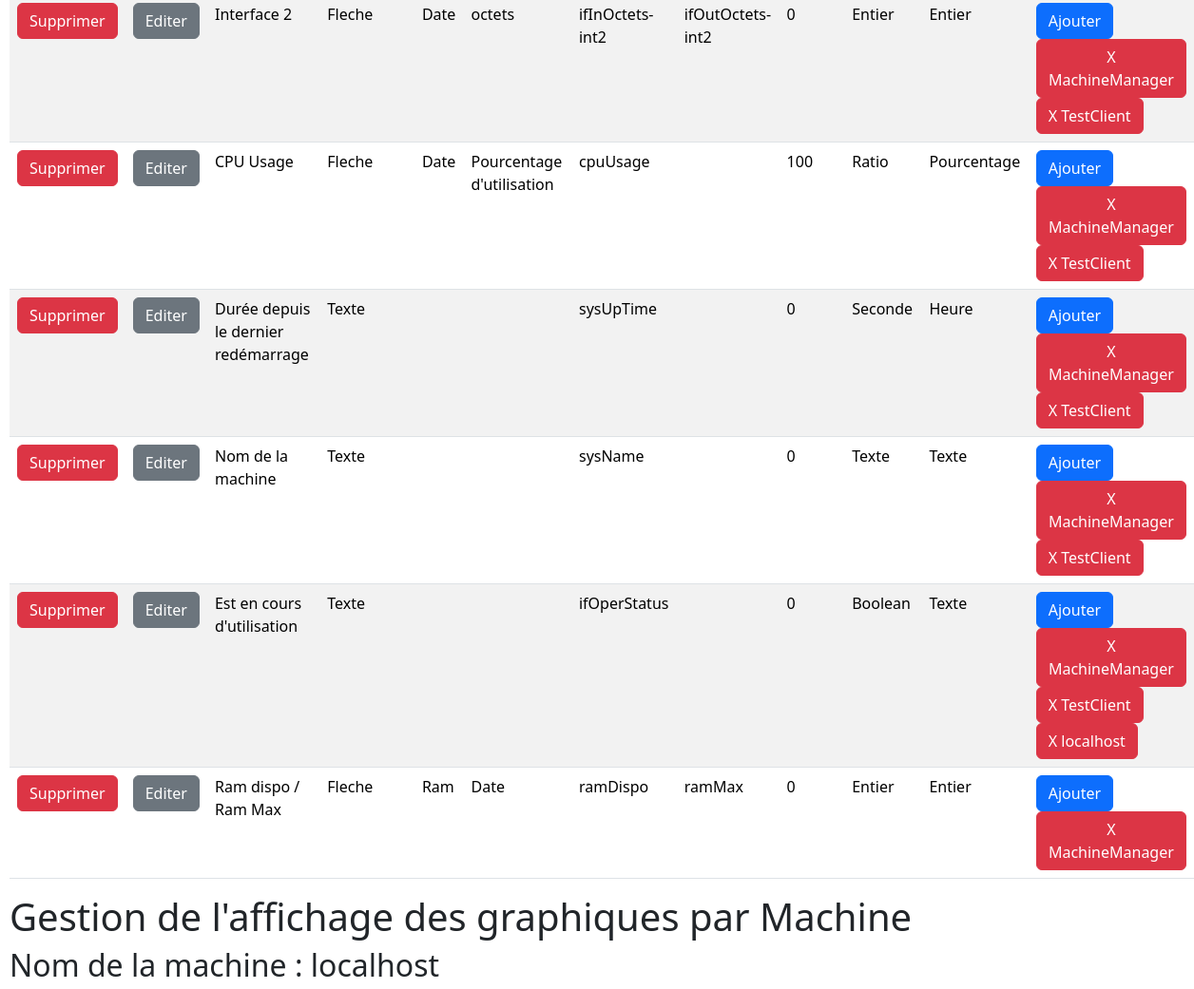
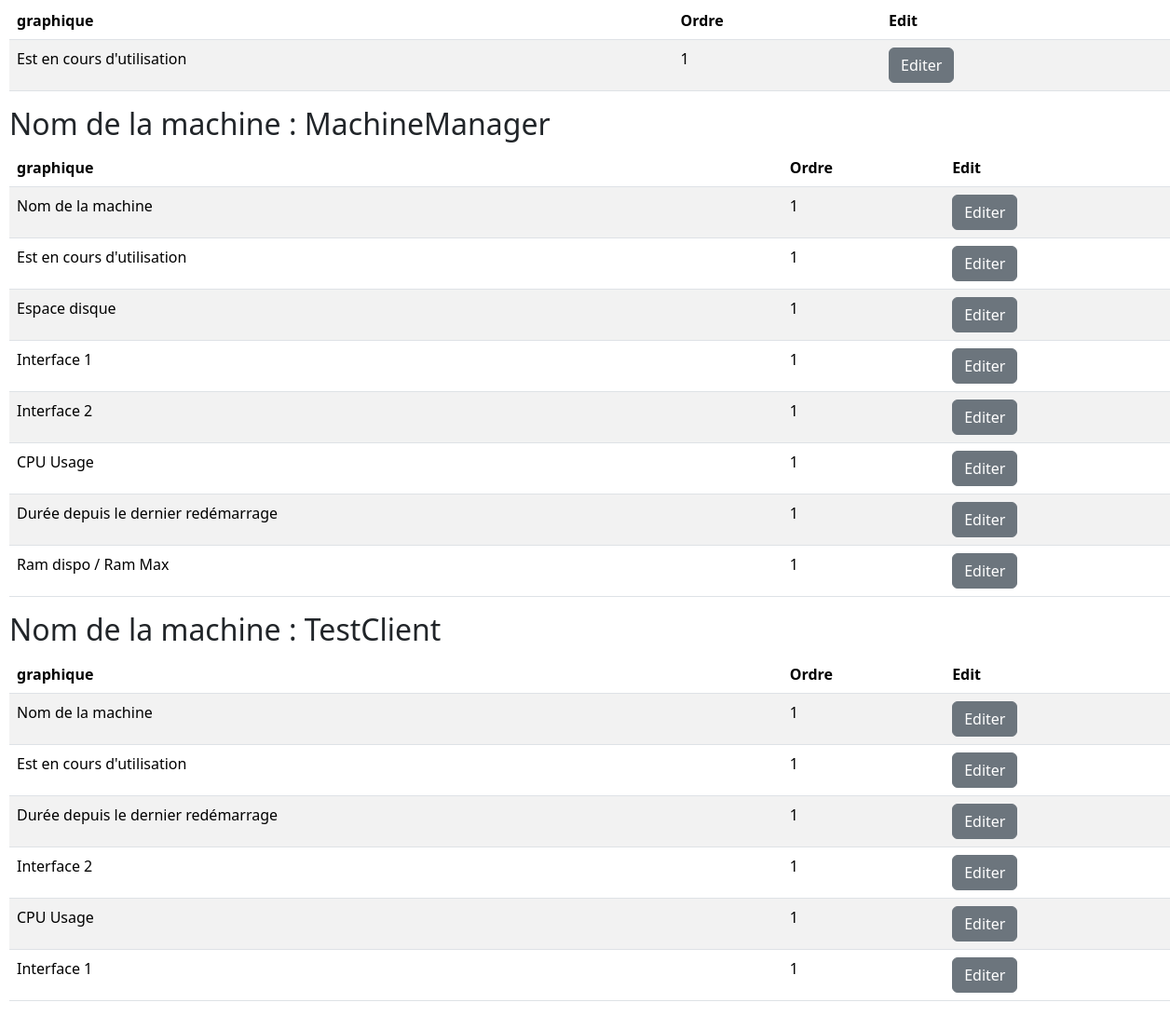
The page /menu_principal/graphiques (signed in, lower part) on the database as committed earlier (2 pictures, top to bottom).
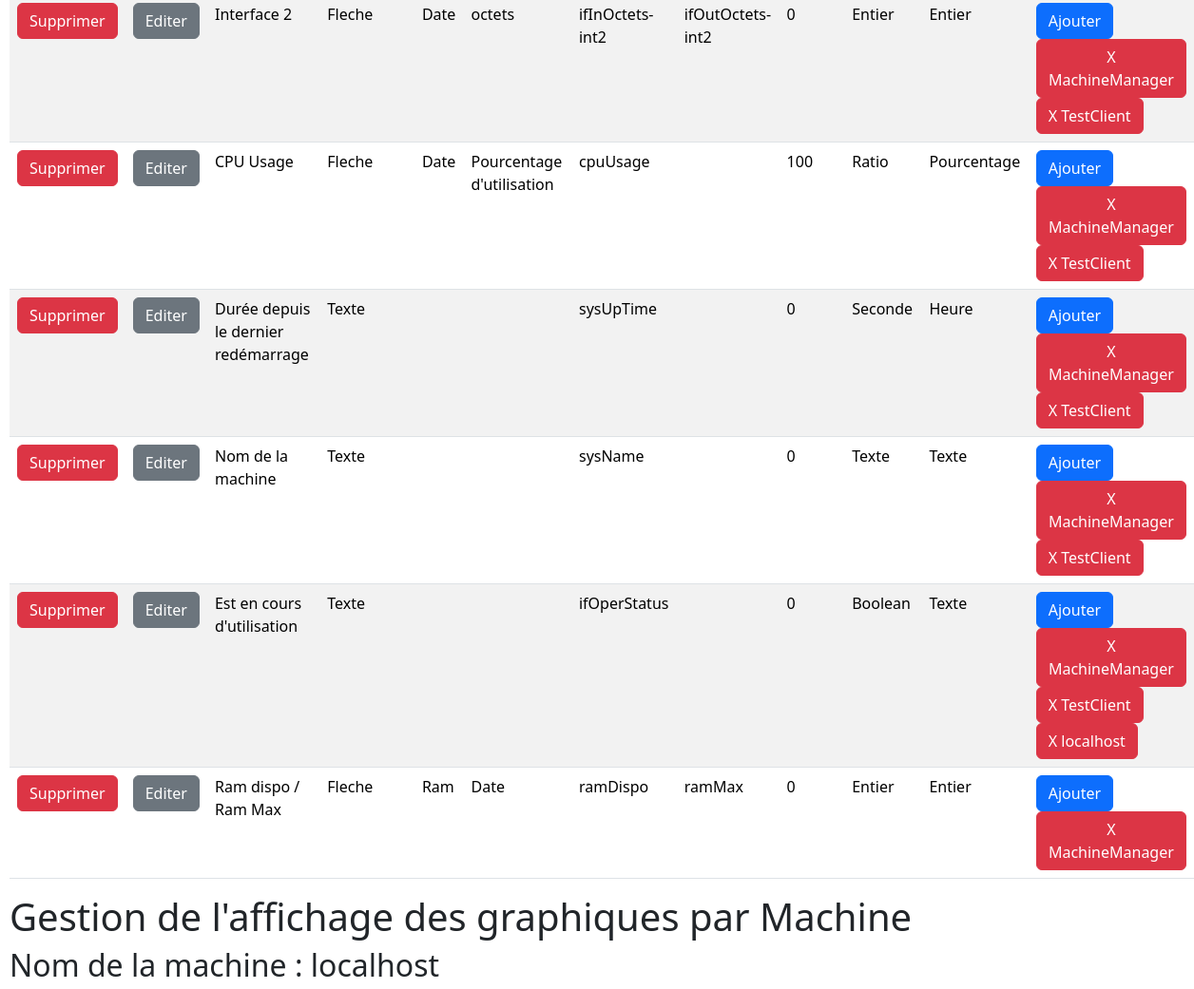
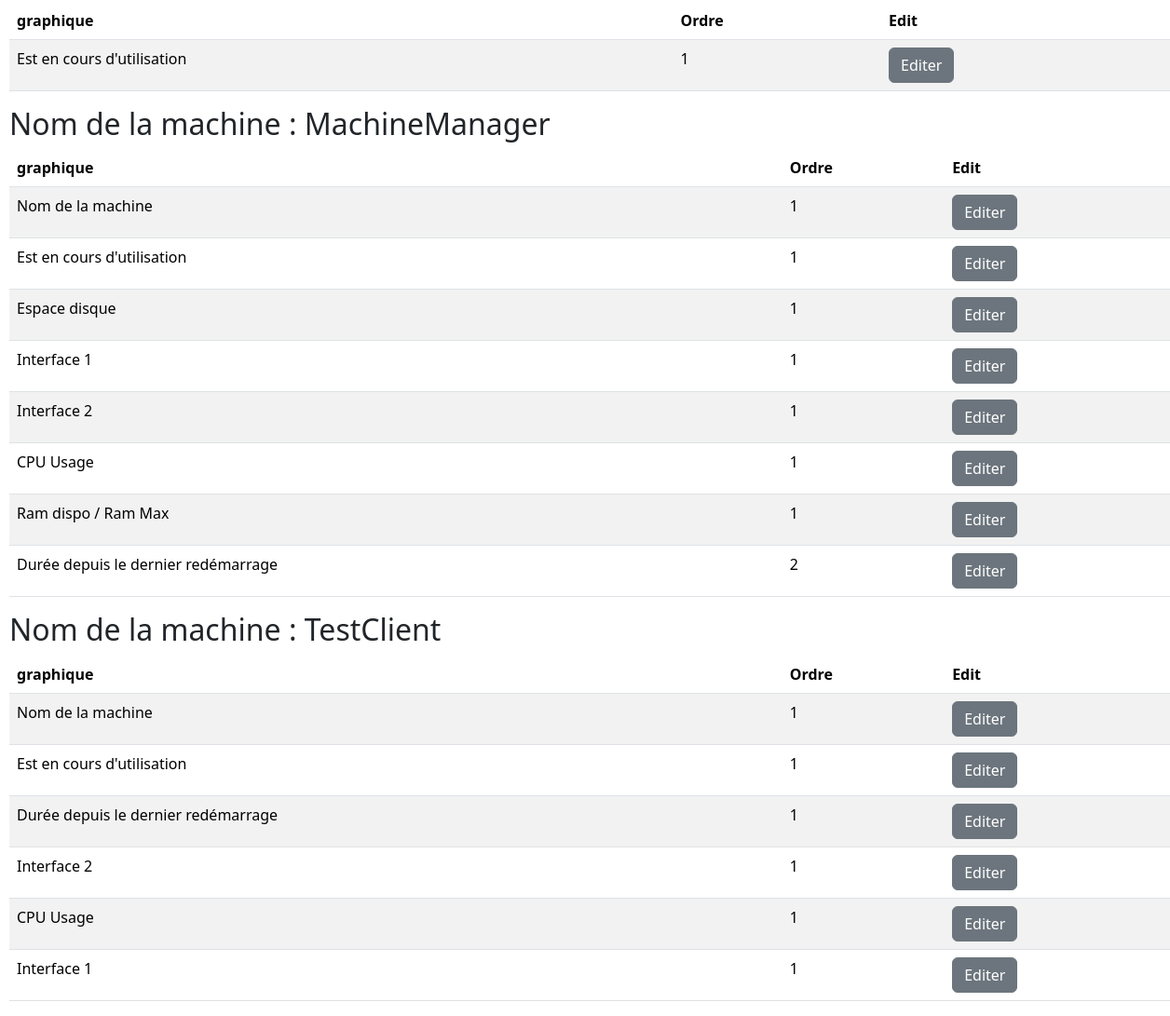
The same page on the database as committed later (2 pictures, top to bottom).
### configuration/models.py (models this page shows, shortened)
class Graphique(models.Model):
    name = models.CharField(max_length=255)
    Graphique_Types = [
        ('Fleche', 'Fleche'),
        ('Curseur', 'Curseur'),
        ('Texte', 'Texte')
    ]
    GraphiqueType = models.CharField(max_length=255,choices=Graphique_Types, default='1')
    axex = models.CharField(max_length=255, blank=True, null=True)
    axey = models.CharField(max_length=255, blank=True, null=True)
    OID1 = models.ForeignKey(OID, on_delete=models.CASCADE, related_name='OID1')
    OID2 = models.ForeignKey(OID, on_delete=models.CASCADE, related_name='OID2', blank=True, null=True)
    valeur_max = models.IntegerField(default=0)
    Donnees_Types = [
        ('Texte', 'Texte'),
        ('Entier', 'Entier'),
        ('Boolean', 'Boolean'),
        ('Heure', 'Heure'),
        ('Minute', 'Minute'),
        ('Seconde', 'Seconde'),
        ('Ratio', 'Ratio'),
        ('Pourcentage', 'Pourcentage')
    ]
    type_de_donnees_entree = models.CharField(max_length=255,choices=Donnees_Types, default='Texte')
    type_de_donnees_sortie = models.CharField(max_length=255,choices=Donnees_Types, default='Texte')
    def __str__(self):
        return self.name

class OID(models.Model):
    name = models.CharField(max_length=255)
    oid = models.CharField(max_length=255)
    Donnee_fixe = models.BooleanField(default=False)

class Graphique_has_Machine(models.Model):
    graphique = models.ForeignKey(Graphique, on_delete=models.CASCADE)
    machine = models.ForeignKey(Machine, on_delete=models.CASCADE)
    ordre = models.IntegerField(default=1)

class Machine(models.Model):
    name = models.CharField(max_length=255)
    IPAdresse = models.GenericIPAddressField()
    port = models.IntegerField(default=161)
    SNMP_CHOICES = [
        ('1', 'Version 1'),
        ('2c', 'Version 2c'),
        ('3', 'Version 3')
    ]
    SNMPType = models.CharField(max_length=3, choices=SNMP_CHOICES, default='1')
    Community = models.CharField(max_length=255, default=None)
    def __str__(self):
        return self.name

### configuration/views.py (the view)
# urls.py: path('graphiques', views.liste_graphiques, name='liste_graphiques'),
@login_required
def liste_graphiques(request):
    graphiques = Graphique.objects.all()
    machines = Machine.objects.all()
    dictionary_machines = {}
    for machine in machines :
        dictionary_machines.update({machine: list(Graphique_has_Machine.objects.all().filter(machine=machine).order_by('ordre'))})
    dictionary_graphiques = {}
    for graphique in graphiques :
        dictionary_graphiques.update({graphique: list(Graphique_has_Machine.objects.all().filter(graphique=graphique))})
    return render(request, 'liste_graphiques.html', {'graphiques': graphiques, 'dictionary_machines': dictionary_machines, 'dictionary_graphiques':dictionary_graphiques})

### configuration/templates/liste_graphiques.html (shortened to what this page needs)
{% include 'template.html' %}
<!DOCTYPE html>
<html lang="fr">
<head>
</head>
<body>
    <table class="table table-striped">
        <tbody>
            {% for key, values in dictionary_graphiques.items %}
            <tr>
                <td><a class="btn btn-danger" href="{% url 'delete_graphique' key.id %}">Supprimer</a></td>
                <td><a class="btn btn-secondary" href="{% url 'edit_graphique' key.id %}">Editer</a></td>
                <td>{{ key.name }}</td>
                <td>{{ key.get_GraphiqueType_display }}</td>
                <td>{{ key.axex|default_if_none:'' }}</td>
                <td>{{ key.axey|default_if_none:'' }}</td>
                <td>{{ key.OID1.name }}</td>
                <td>{{ key.OID2.name }}</td>
                <td>{{ key.valeur_max }}</td>
                <td>{{ key.type_de_donnees_entree }}</td>
                <td>{{ key.type_de_donnees_sortie }}</td>
                <td>
                    <a class="btn btn-primary" href="{% url 'add_graphique_has_machine' key.id %}">Ajouter</a></br>
                    {% for v in values %}
                        <a class="btn btn-danger" href="{% url 'delete_graphique_has_machine' v.id %}">X  {{ v.machine }} </a><br>
                    {% endfor %}
                    </td>
            </tr>
            {% endfor %}
        </tbody>
    </table>
     <h1>Gestion de l'affichage des graphiques par Machine</h1>
     {% for key, values in dictionary_machines.items %}
     <h2>Nom de la machine : {{key.name}}</h2>
    <table class="table table-striped">
        <thead>
            <tr>
                <th scope="col" >graphique</th>
                <th scope="col" >Ordre</th>
                <th scope="col" >Edit</th>
            </tr>
        </thead>
        <tbody>
        {% for v in values %}
            <tr>
                <td>{{ v.graphique }}</td>
                <td>{{ v.ordre }}</td>
                <td><a class="btn btn-secondary" href="{% url 'edit_graphique_machine' v.id %}">Editer</a></td>
            </tr>
            {% endfor %}
        </tbody>
      </table>
      {% endfor %}
</body>
</html>

Rows that differ between the two databases and show on the page:
changed Graphique_has_Machine (number 5 of 15 on the later page): ordre "1" → "2"
shown differently, row unchanged: Graphique_has_Machine "Ram dispo / Ram Max": moves up the list
